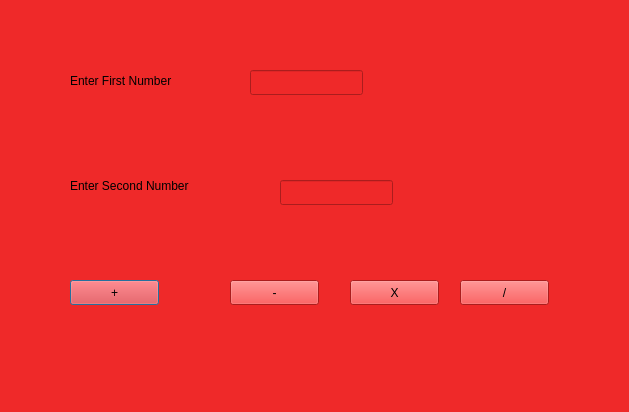
<?xml version="1.0" encoding="UTF-8"?>
<ui version="4.0">
 <class>Dialog</class>
 <widget class="QDialog" name="Dialog">
  <property name="geometry">
   <rect>
    <x>0</x>
    <y>0</y>
    <width>629</width>
    <height>412</height>
   </rect>
  </property>
  <property name="windowTitle">
   <string>Dialog</string>
  </property>
  <property name="styleSheet">
   <string notr="true">background-color: rgb(239, 41, 41);</string>
  </property>
  <widget class="QLabel" name="labelFirst">
   <property name="geometry">
    <rect>
     <x>70</x>
     <y>70</y>
     <width>151</width>
     <height>21</height>
    </rect>
   </property>
   <property name="text">
    <string>Enter First Number</string>
   </property>
  </widget>
  <widget class="QLabel" name="labelSecond">
   <property name="geometry">
    <rect>
     <x>70</x>
     <y>170</y>
     <width>151</width>
     <height>31</height>
    </rect>
   </property>
   <property name="text">
    <string>Enter Second Number</string>
   </property>
  </widget>
  <widget class="QLabel" name="labelResult">
   <property name="geometry">
    <rect>
     <x>50</x>
     <y>330</y>
     <width>561</width>
     <height>61</height>
    </rect>
   </property>
   <property name="text">
    <string/>
   </property>
  </widget>
  <widget class="QLineEdit" name="lineEditFirstNumber">
   <property name="geometry">
    <rect>
     <x>250</x>
     <y>70</y>
     <width>113</width>
     <height>25</height>
    </rect>
   </property>
  </widget>
  <widget class="QLineEdit" name="lineEditSecondNumber">
   <property name="geometry">
    <rect>
     <x>280</x>
     <y>180</y>
     <width>113</width>
     <height>25</height>
    </rect>
   </property>
  </widget>
  <widget class="QPushButton" name="pushButtonPlus">
   <property name="geometry">
    <rect>
     <x>70</x>
     <y>280</y>
     <width>89</width>
     <height>25</height>
    </rect>
   </property>
   <property name="text">
    <string>+</string>
   </property>
  </widget>
  <widget class="QPushButton" name="pushButtonSubtract">
   <property name="geometry">
    <rect>
     <x>230</x>
     <y>280</y>
     <width>89</width>
     <height>25</height>
    </rect>
   </property>
   <property name="text">
    <string>-</string>
   </property>
  </widget>
  <widget class="QPushButton" name="pushButtonDivide">
   <property name="geometry">
    <rect>
     <x>460</x>
     <y>280</y>
     <width>89</width>
     <height>25</height>
    </rect>
   </property>
   <property name="text">
    <string>/</string>
   </property>
  </widget>
  <widget class="QPushButton" name="pushButtonMultiply">
   <property name="geometry">
    <rect>
     <x>350</x>
     <y>280</y>
     <width>89</width>
     <height>25</height>
    </rect>
   </property>
   <property name="text">
    <string>X</string>
   </property>
  </widget>
  <zorder>labelFirst</zorder>
  <zorder>labelSecond</zorder>
  <zorder>lineEditFirstNumber</zorder>
  <zorder>lineEditSecondNumber</zorder>
  <zorder>pushButtonPlus</zorder>
  <zorder>pushButtonSubtract</zorder>
  <zorder>pushButtonDivide</zorder>
  <zorder>pushButtonMultiply</zorder>
  <zorder>labelResult</zorder>
 </widget>
 <resources/>
 <connections/>
</ui>
